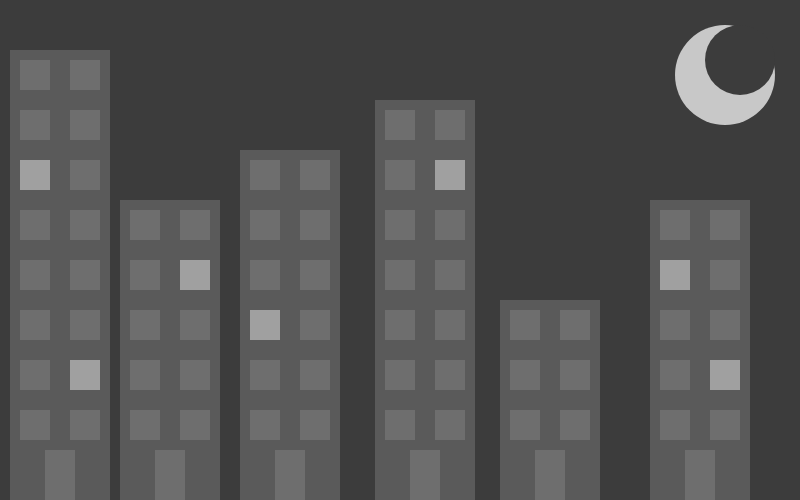
Frame 1 (no input)
Frame 60 (no input): identical to frame 1, image omitted
Frame 120 (the mouse pressed at the canvas centre since frame 60): identical to frame 1, image omitted

The p5.js sketch that drew this single still picture (run headless with seeded random() and noise() and a simulated clock; from frame 60 on, the mouse is pressed at the canvas centre):

// p5.js sketch
// ── sketch.js
function setup() {
  createCanvas(800, 500);
}

function draw() {
  background(60);
  rectMode(CORNERS);

  //buildings
  fill(90);
  noStroke();
  rect(10, 50, 110, 500); //building 1
  rect(120, 200, 220, 500); //building 2
  rect(240, 150, 340, 500); //building 3
  rect(375, 100, 475, 500); //building 4
  rect(500, 300, 600, 500); //building 5
  rect(650, 200, 750, 500); //building 6

  //Background building windows

  //building 1
  fill(110);
  noStroke();
  rect(20, 60, 50, 90);
  rect(70, 60, 100, 90);
  rect(20, 110, 50, 140);
  rect(70, 110, 100, 140);
  fill(160);
  rect(20, 160, 50, 190);
  fill(110);
  rect(70, 160, 100, 190);
  rect(20, 210, 50, 240);
  rect(70, 210, 100, 240);
  rect(20, 260, 50, 290);
  rect(70, 260, 100, 290);
  rect(20, 310, 50, 340);
  rect(70, 310, 100, 340);
  rect(20, 360, 50, 390);
  fill(160);
  rect(70, 360, 100, 390);
  fill(110);
  rect(20, 410, 50, 440);
  rect(70, 410, 100, 440);
  rect(45, 450, 75, 500);

  //building 2
  rect(130, 210, 160, 240);
  rect(180, 210, 210, 240);
  rect(130, 260, 160, 290);
  fill(160);
  rect(180, 260, 210, 290);
  fill(110);
  rect(130, 310, 160, 340);
  rect(180, 310, 210, 340);
  rect(130, 360, 160, 390);
  rect(180, 360, 210, 390);
  rect(130, 410, 160, 440);
  rect(180, 410, 210, 440);
  rect(155, 450, 185, 500);

  //building 3
  rect(250, 160, 280, 190);
  rect(300, 160, 330, 190);
  rect(250, 210, 280, 240);
  rect(300, 210, 330, 240);
  rect(250, 260, 280, 290);
  rect(300, 260, 330, 290);
  fill(160);
  rect(250, 310, 280, 340);
  fill(110);
  rect(300, 310, 330, 340);
  rect(250, 360, 280, 390);
  rect(300, 360, 330, 390);
  rect(250, 410, 280, 440);
  rect(300, 410, 330, 440);
  rect(275, 450, 305, 500);

  //building 4
  rect(385, 110, 415, 140);
  rect(435, 110, 465, 140);
  rect(385, 160, 415, 190);
  fill(160);
  rect(435, 160, 465, 190);
  fill(110);
  rect(385, 210, 415, 240);
  rect(435, 210, 465, 240);
  rect(385, 260, 415, 290);
  rect(435, 260, 465, 290);
  rect(385, 310, 415, 340);
  rect(435, 310, 465, 340);
  rect(385, 360, 415, 390);
  rect(435, 360, 465, 390);
  rect(385, 410, 415, 440);
  rect(435, 410, 465, 440);
  rect(410, 450, 440, 500);

  //building 5
  rect(510, 310, 540, 340);
  rect(560, 310, 590, 340);
  rect(510, 360, 540, 390);
  rect(560, 360, 590, 390);
  rect(510, 410, 540, 440);
  rect(560, 410, 590, 440);
  rect(535, 450, 565, 500);

  //building 6
  rect(660, 210, 690, 240);
  rect(710, 210, 740, 240);
  fill(160);
  rect(660, 260, 690, 290);
  fill(110);
  rect(710, 260, 740, 290);
  rect(660, 310, 690, 340);
  rect(710, 310, 740, 340);
  rect(660, 360, 690, 390);
  fill(160);
  rect(710, 360, 740, 390);
  fill(110);
  rect(660, 410, 690, 440);
  rect(710, 410, 740, 440);
  rect(685, 450, 715, 500);

  //moon
  ellipseMode(RADIUS);
  fill(200);
  ellipse(725, 75, 50, 50);
  fill(60);
  ellipse(740, 60, 35, 35);
}
